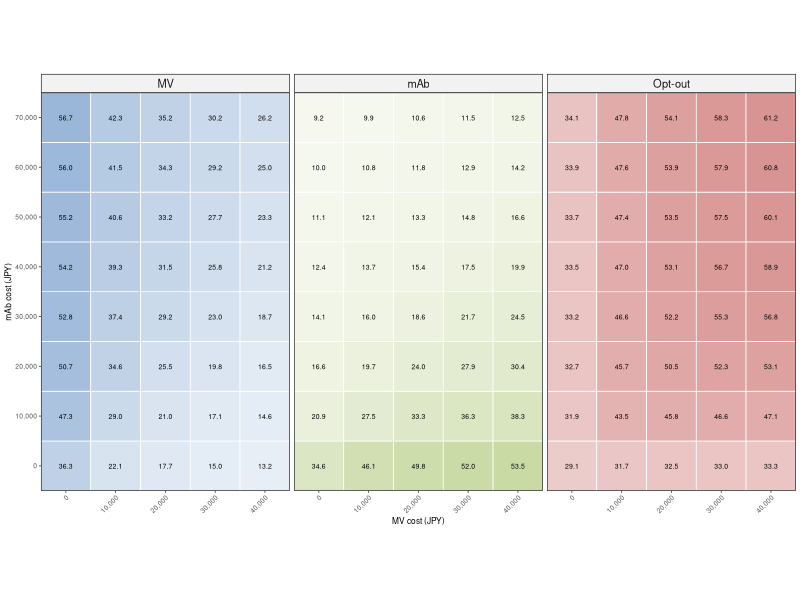

The R source for this figure:

# ===========================================================================
# Title: 23_hcm_costCont_ranInt_ranCoeff_choiceProb_heatmap.r
# Date: 2026-10-01
# ===========================================================================

# ------------------------------------------------------------------------
# SECTION 1: Load library
# ------------------------------------------------------------------------

# Load packages
library(here)
library(dplyr)
library(ggplot2)

# ------------------------------------------------------------------------
# SECTION 2: Load data & results
# ------------------------------------------------------------------------

df <- read.csv(here("data", "choiceProb_bothCost.csv"))
df$MV_Cost <- df$MV_Cost * 100000 # Convert MV cost to JPY
df$mAb_Cost <- df$mAb_Cost * 100000 # Convert mAb cost to JPY

# ------------------------------------------------------------------------
# SECTION 6: Plot heatmaps of mean choice probabilities
# ------------------------------------------------------------------------

color_manual <- c(
    "MV" = "#4F81BD",
    "mAb" = "#9BBB59",
    "Opt-out" = "#C0504D"
)

df_plot <- df %>% mutate(
    Alt = factor(Alt, levels = c("MV", "mAb", "Opt-out")),
    tile_color = mapply(
        function(alt, mean) {
            grDevices::colorRampPalette(
                c("#FFFFFF", color_manual[[alt]])
            )(101)[round(mean * 100) + 1]
        },
        Alt,
        Mean
    )
)

heatmap <- ggplot(
    df_plot,
    aes(x = MV_Cost, y = mAb_Cost)
) +
    geom_tile(
        aes(fill = tile_color),
        color = "#FFFFFF",
        linewidth = 0.25
    ) +
    geom_text(
        aes(label = sprintf("%.1f", 100 * Mean)),
        size = 1.75
    ) +
    scale_x_continuous(
        breaks = sort(unique(df_plot$MV_Cost)),
        name = "MV cost (JPY)",
        label = scales::comma
    ) +
    scale_y_continuous(
        breaks = sort(unique(df_plot$mAb_Cost)),
        name = "mAb cost (JPY)",
        label = scales::comma
    ) +
    scale_fill_identity() +
    facet_wrap(~Alt, nrow = 1) +
    coord_fixed(ratio = 1, expand = FALSE) +
    theme_bw(base_size = 6) +
    theme(
        axis.text.x = element_text(angle = 45, hjust = 1),
        legend.position = "none",
        panel.grid.major = element_blank(),
        panel.grid.minor = element_blank(),
        panel.border = element_rect(
            colour = "#000000",
            fill = NA,
            linewidth = 0.4
        ),
        strip.background = element_rect(
            colour = "#000000",
            fill = "#F2F2F2",
            linewidth = 0.4
        ),
        strip.text = element_text(size = 8),
        legend.key = element_rect(
            fill = NA,
            colour = NA
        )
    )

ggsave(
    filename = here("figs", "choiceProb_heatmap.png"),
    plot = heatmap,
    height = 6.1,
    width = 10,
    units = "cm",
    dpi = 600
)
cat("\nPlot successfully saved!\n")
